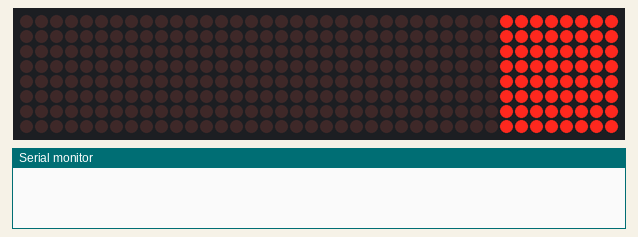
Simulated run of this sketch. Board: Arduino Uno, built with avr-gcc and run on an emulated ATmega328P. On the bench: 40×8 LED matrix, the last lines printed to the serial monitor. Wiring (inferred from the names in the program): 5 × MAX7219 LED driver (orientation assumed): data pin 12; clock pin 11; CS pin 10.

Above: at 1.1 s.
At 1.5 s:
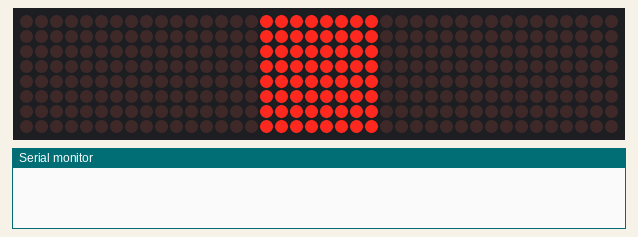
At 2.1 s:
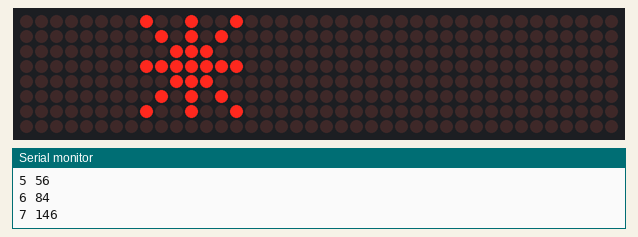

The sketch:

MickeMultiLedMatrixCtrlExample.ino
```cpp
/*
 Name:		MickeMultiLedMatrixCtrlExample.ino
 Created:	12/4/2015 4:02:54 PM
 Author:	Micke
*/

#include "MickeLedMatrixDisplay.h"
#include "MickeMultiMatrixCtrl.h"


//Pin nummer konfigurationen som enheterna är
//inkopplade på
#define LEDCONTROL_DATA_PIN 12
#define LEDCONTROL_CLOCK_PIN 11
#define LEDCONTROL_CS_PIN 10

//Antal inkopplade MAX 7219 ledcontrol enheter
#define NUM_OF_LEDCONTROLS 2


void setup() {
	Serial.begin(9600);
	delay(1000);

	MickeMultiMatrixCtrl mMMC(12, 11, 10, 5);

	MickeLedMatrixDisplay mlmDisp(mMMC);

	mMMC.initLedModules(5,true);

	//mMMC.singleMaxModule(4,1, B00111100);

	//mMMC.setMatrixData(0, 0, B10000000);
	//mMMC.setMatrixData(1, 1, B11000000);
	/*mMMC.setMatrixData(2, 7, B11100000);

	mMMC.displayMatrixData();
*/
	mlmDisp.loadSunSymbolData();


}

// the loop function runs over and over again until power down or reset
void loop() {

}
```

ClockSymbols.h
```cpp
#ifndef _CLOCKSYMBOLS_h
#define _CLOCKSYMBOLS_h

#include "stdio.h"

/*
Stores the symbols to be displayed on clock.
*/

#define SYMBOLS_CLOCK_SINGLE_MEM_SIZE 8

const byte ClockMatrixSymbols[] PROGMEM = {
	B01110000,	//0
	B10001000,
	B10011000,
	B10101000,
	B11001000,
	B10001000,
	B01110000,
	6,

	B01000000,	//1
	B11000000,
	B01000000,
	B01000000,
	B01000000,
	B01000000,
	B11100000,
	4,

	B01110000,	//2
	B10001000,
	B00001000,
	B00010000,
	B00100000,
	B01000000,
	B11111000,
	6,

	B11111000,	//3
	B00010000,
	B00100000,
	B00010000,
	B00001000,
	B10001000,
	B01110000,
	6,

	B00010000,	//4
	B00110000,
	B01010000,
	B10010000,
	B11111000,
	B00010000,
	B00010000,
	6,

	B11111000,	//5
	B10000000,
	B11110000,
	B00001000,
	B00001000,
	B10001000,
	B01110000,
	6,

	B00110000,	//6
	B01000000,
	B10000000,
	B11110000,
	B10001000,
	B10001000,
	B01110000,
	6,

	B11111000,	//7
	B10001000,
	B00001000,
	B00010000,
	B00100000,
	B00100000,
	B00100000,
	6,

	B01110000,	//8
	B10001000,
	B10001000,
	B01110000,
	B10001000,
	B10001000,
	B01110000,
	6,

	B01110000,	//9
	B10001000,
	B10001000,
	B01111000,
	B00001000,
	B00010000,
	B01100000,
	6 };

const uint8_t symbolSun[] PROGMEM = {
	B10010010,
	B01010100,
	B00111000,
	B11111110,
	B00111000,
	B01010100,
	B10010010,
	B00000000 };

#endif
```

MickeLedMatrixDisplay.cpp
```cpp
//
//
//

#include "MickeLedMatrixDisplay.h"


MickeLedMatrixDisplay::MickeLedMatrixDisplay(MickeMultiMatrixCtrl mmmCtrl)
	:MickeMultiMatrixCtrl(mmmCtrl)
{

}

void MickeLedMatrixDisplay::loadSunSymbolData()
{

	symbolDataStore = symbolSun;
	//Display symbol
	for (byte i = 0; i < 8; i++)
	{
		setMatrixData(1, i, symbolDataStore[i]);
	}
	displayMatrixData();
}


void MickeLedMatrixDisplay::loadSymbolData(byte symbolDigit)
{
	//Calculate start of symbol in ClockSymbols array.
	byte symStart = symbolDigit * SYMBOLS_CLOCK_SINGLE_MEM_SIZE;
	//load symbol data to storage
	for (byte i = 0; i < 7; i++)
	{
//		symbolDataStore[i] = ClockMatrixSymbols[i + symStart];

	}
}

void MickeLedMatrixDisplay::setSymbolFromStore()
{

}
```

MickeLedMatrixDisplay.h
```cpp
// MickeLedMatrixDisplay.h

#ifndef _MICKELEDMATRIXDISPLAY_h
#define _MICKELEDMATRIXDISPLAY_h

#if defined(ARDUINO) && ARDUINO >= 100
	#include "arduino.h"
#else
	#include "WProgram.h"
#endif

#include "MickeMultiMatrixCtrl.h"
#include "ClockSymbols.h"


static byte *symbolDataStore;

class MickeLedMatrixDisplay:MickeMultiMatrixCtrl
{
 protected:


 public:
	 MickeLedMatrixDisplay(MickeMultiMatrixCtrl mmmCtrl);

	 void loadSunSymbolData();

	 void loadSymbolData(byte symbolDigit);

	 void setSymbolFromStore();

	 byte symbolSun[8] = {
		 B10010010,
		 B01010100,
		 B00111000,
		 B11111110,
		 B00111000,
		 B01010100,
		 B10010010,
		 B00000000
	 };
};


#endif
```

MickeMultiMatrixCtrl.cpp
```cpp
//
//
//

#include "MickeMultiMatrixCtrl.h"

MickeMultiMatrixCtrl::MickeMultiMatrixCtrl(byte dataPin, byte clkPin, byte csPin, byte numOfMaxModules)
{
	//Store initiation values for later use
	_dataPin = dataPin;
	_clkPin = clkPin;
	_csPin = csPin;
	_numOfMaxModules = numOfMaxModules;

	//Initiate and setup control pins.
	pinMode(dataPin, OUTPUT);
	pinMode(clkPin, OUTPUT);
	pinMode(csPin, OUTPUT);

}

void MickeMultiMatrixCtrl::initLedModules(byte ledBrightness,bool runTest)
{

	//initiation of the max 7219
	allMaxModules(max7219_reg_scanLimit, 0x07);
	allMaxModules(max7219_reg_decodeMode, 0x00);  // using an led matrix (not digits)
	allMaxModules(max7219_reg_shutdown, 0x01);    // not in shutdown mode

	for (byte e = 1; e <= 8; e++)
	{    // empty registers, turn all LEDs off
		allMaxModules(e, 0);
	}

	//Set initial brightness of all modules
	allMaxModules(max7219_reg_intensity, ledBrightness & 0x0f);    // the first 0x0f is the value you can set
												   // range: 0x00 to 0x0f
	//Run display test when initiated if it's specified
	if (runTest) displayTest();


}

void MickeMultiMatrixCtrl::setMatrixData(byte moduleIndex, byte column, byte rowData)
{
	_ledMatrixData[moduleIndex][column] = rowData;
}

void MickeMultiMatrixCtrl::displayMatrixData()
{
	byte col, maxIndex, dispCol;
	//Scan each row for data
	digitalWrite(_csPin, LOW);

	for (col = 0; col < 8; col++)
	{
		//Scan for values to be updated on each display
		for (maxIndex = 0; maxIndex < _numOfMaxModules; maxIndex++)
		{
			//Check if value is found
			if (_ledMatrixData[maxIndex][col] > 0)
			{
				//Data found. Send it to the Max modules
				dispCol = col + 1;
				putByte(dispCol);
				putByte(_ledMatrixData[maxIndex][col]);

				Serial.print(dispCol);
				Serial.print(" ");
				Serial.println(_ledMatrixData[maxIndex][col]);
			}
			else
			{
				//No data found send empty info.
				putByte(0);    // Do nothing
				putByte(0);    // Do nothing
			}
		}
		digitalWrite(_csPin, HIGH);
		digitalWrite(_csPin, LOW);
	}
}


void MickeMultiMatrixCtrl::allMaxModules(byte reg, byte col)
{    // initialize  all  MAX7219's in the system
	byte c = 0;
	digitalWrite(_csPin, LOW);  // begin

	for (c = 1; c < _numOfMaxModules; c++)
	{
		putByte(reg);  // specify register
		putByte(col);//((data & 0x01) * 256) + data >> 1); // put data
	}
	digitalWrite(_csPin, LOW);
	digitalWrite(_csPin, HIGH);
}

void MickeMultiMatrixCtrl::maxOne(byte maxNr, byte reg, byte col)
{
}

void MickeMultiMatrixCtrl::singleMaxModule(byte maxIndex, byte reg, byte col)
{
	//Old Single function
	//digitalWrite(_csPin, LOW);       // begin
	//putByte(reg);                  // specify register
	//putByte(col);//((data & 0x01) * 256) + data >> 1); // put data
	//digitalWrite(_csPin, LOW);       // and load da stuff
	//digitalWrite(_csPin, HIGH);

	int c = 0;
	digitalWrite(_csPin, LOW);  // begin

	for (c = _numOfMaxModules; c > maxIndex + 1; c--)
	{
		putByte(0);    // means no operation
		putByte(0);    // means no operation
	}

	putByte(reg);  // specify register
	putByte(col);//((data & 0x01) * 256) + data >> 1); // put data

	for (c = maxIndex; c >= 1; c--)
	{
		putByte(0);    // means no operation
		putByte(0);    // means no operation
	}

	digitalWrite(_csPin, LOW); // and load da stuff
	digitalWrite(_csPin, HIGH);

}

void MickeMultiMatrixCtrl::putByte(byte data)
{
	byte i = 8;
	byte mask;
	while (i > 0)
	{
		mask = 0x01 << (i - 1);      // get bitmask
		digitalWrite(_clkPin, LOW);   // tick
		if (data & mask)
		{            // choose bit
			digitalWrite(_dataPin, HIGH);// send 1
		}
		else
		{
			digitalWrite(_dataPin, LOW); // send 0
		}
		digitalWrite(_clkPin, HIGH);   // tock
		--i;                         // move to lesser bit
	}
}

void MickeMultiMatrixCtrl::displayTest()
{
	//Test lights up one module at a time
	for (byte i = 0; i < _numOfMaxModules; i++)
	{
		singleMaxModule(i, max7219_reg_displayTest,1);
		delay(200); //a delay so result is displayed
		singleMaxModule(i, max7219_reg_displayTest, 0);
	}

}
```

MickeMultiMatrixCtrl.h
```cpp
// MickeMultiMatrixCtrl.h

/*
The purpose for this library was intentially to remove dependency of LedControl library and
only focus on functionallity for Multiple Led Matrix Displays driven by Max7219 modules*/

/*Code History :

This code is inspired by an example orginaly found at:
http://playground.arduino.cc/LEDMatrix/Max7219
--------------

The original code was written for the Wiring board by :
*Nicholas Zambetti and Dave Mellis / Interaction Design Institute Ivrea / Dec 2004
* http ://www.potemkin.org/uploads/Wiring/MAX7219.txt

	First modifications by :
*Marcus Hannerstig / K3, malmö högskola / 2006
* http ://www.xlab.se | http://arduino.berlios.de
*tomek ness / FH - Potsdam / Feb 2007
* http ://design.fh-potsdam.de/


*/


#ifndef _MICKEMULTIMATRIXCTRL_h
#define _MICKEMULTIMATRIXCTRL_h

#if defined(ARDUINO) && ARDUINO >= 100
	#include "arduino.h"
#else
	#include "WProgram.h"
#endif


class MickeMultiMatrixCtrl
{
 protected:


 public:
	 MickeMultiMatrixCtrl(byte dataPin, byte clkPin, byte csPin, byte numOfMaxModules);

	 void initLedModules(byte ledBrightness = 5,bool runTest=false);


	 void setMatrixData(byte moduleIndex,byte column,byte rowData);

	 void displayMatrixData();

	void allMaxModules(byte reg, byte col);

	void maxOne(byte maxNr, byte reg, byte col);

	void singleMaxModule(byte maxIndex, byte reg, byte col);


private:

	byte _dataPin, _clkPin, _csPin,_numOfMaxModules;

	void putByte(byte data);

	void displayTest();

	byte _ledMatrixData[8][8] = {};

	// define max7219 registers
	byte max7219_reg_noop = 0x00;
	byte max7219_reg_digit0 = 0x01;
	byte max7219_reg_digit1 = 0x02;
	byte max7219_reg_digit2 = 0x03;
	byte max7219_reg_digit3 = 0x04;
	byte max7219_reg_digit4 = 0x05;
	byte max7219_reg_digit5 = 0x06;
	byte max7219_reg_digit6 = 0x07;
	byte max7219_reg_digit7 = 0x08;
	byte max7219_reg_decodeMode = 0x09;
	byte max7219_reg_intensity = 0x0a;
	byte max7219_reg_scanLimit = 0x0b;
	byte max7219_reg_shutdown = 0x0c;
	byte max7219_reg_displayTest = 0x0f;
};


#endif
```
